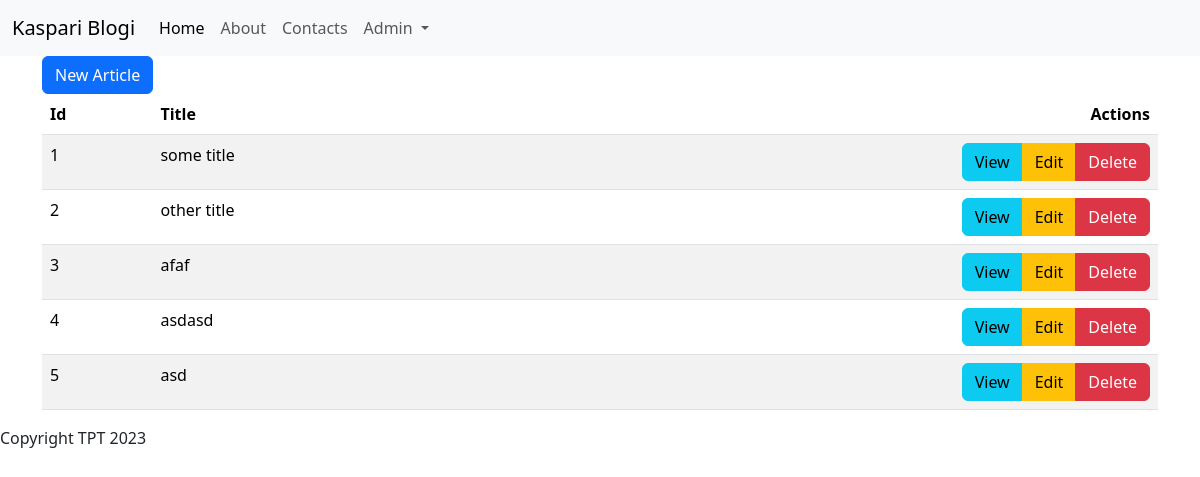
Page /admin/articles on the earlier database version.
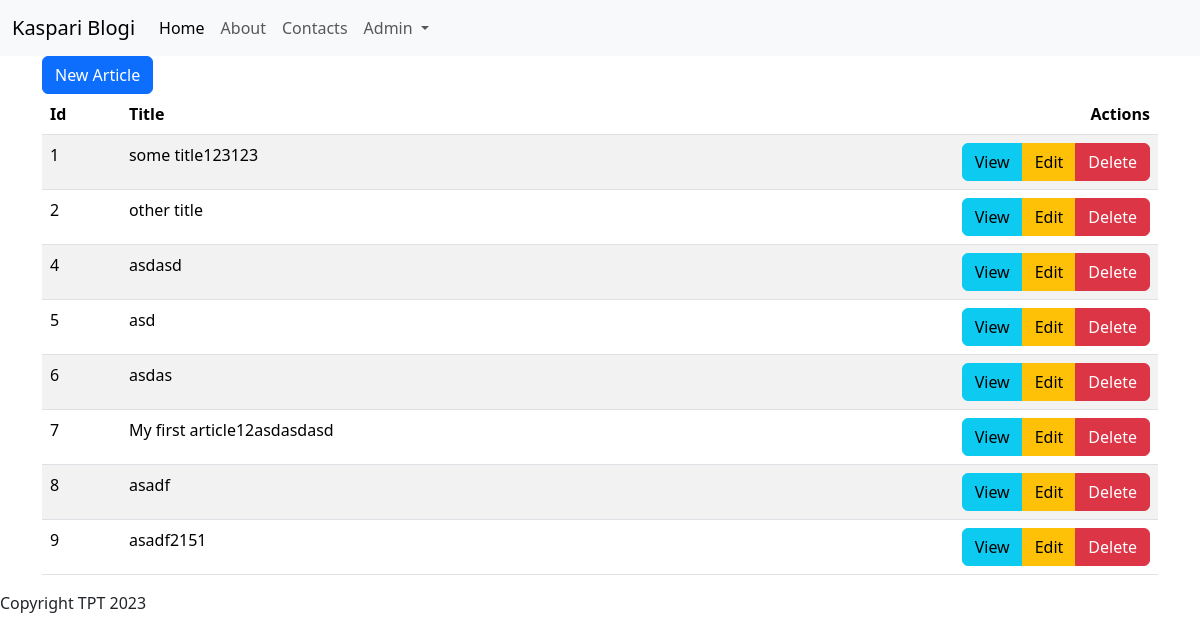
Same page on the later database version.
### tables this page shows
CREATE TABLE "articles"
(
    id    integer
        constraint articles_pk
            primary key autoincrement,
    title text not null,
    body  text
);

### src/Controllers/ArticlesController.php (called while the page is built, shortened)
<?php
class ArticlesController {
    public function index(){
        $articles = Article::all();
        include 'views/articles/index.php';
    }
}

### src/DB.php (called while the page is built, shortened)
<?php
class DB {
    public $conn;
    public function __construct()
    {
        try {
            $this->conn = new PDO("sqlite:db.sqlite");
            $this->conn->setAttribute(PDO::ATTR_ERRMODE, PDO::ERRMODE_EXCEPTION);
        } catch(PDOException $e) {
            echo "Connection failed: " . $e->getMessage();
        }
    }
    public function all($table, $class){
        $stmt = $this->conn->prepare("SELECT * FROM $table");
        $stmt->execute();
        $stmt->setFetchMode(PDO::FETCH_CLASS, $class);
        return $stmt->fetchAll();
    }
}

### src/Models/Model.php (called while the page is built, shortened)
<?php
class Model {
    public static $table;
    public static function all(){
        $db = new DB();
        return $db->all(static::$table, static::class);
    }
}

### views/articles/index.php (the view)
<?php include 'views/partials/header.php' ?>
    <a class="btn btn-primary" href="/admin/articles/new">New Article</a>
    <table class="table table-striped table-hover">
        <thead>
            <th>Id</th>
            <th>Title</th>
            <th class="text-end">Actions</th>
        </thead>
        <tbody>
            <?php foreach($articles as $article): ?>
                <tr>
                    <td><?=$article->id?></td>
                    <td><?=$article->title?></td>
                    <td class="text-end">
                    <div class="btn-group" role="group" aria-label="Basic example">
                        <a class="btn btn-info" href="/admin/articles/show?id=<?=$article->id?>">View</a>
                        <a class="btn btn-warning" href="/admin/articles/edit?id=<?=$article->id?>">Edit</a>
                        <a class="btn btn-danger" href="/admin/articles/delete?id=<?=$article->id?>">Delete</a>
                    </div>
                    </td>
                </tr>
            <?php endforeach; ?>
        </tbody>
    </table>
<?php include 'views/partials/footer.php' ?>

Differences in the rows shown:
removed articles: id "3", title "afaf"
changed articles id 1: title "some title" → "some title123123"
added articles: id "6", title "asdas"
added articles: id "7", title "My first article12asdasdasd"
added articles: id "8", title "asadf"
added articles: id "9", title "asadf2151"
